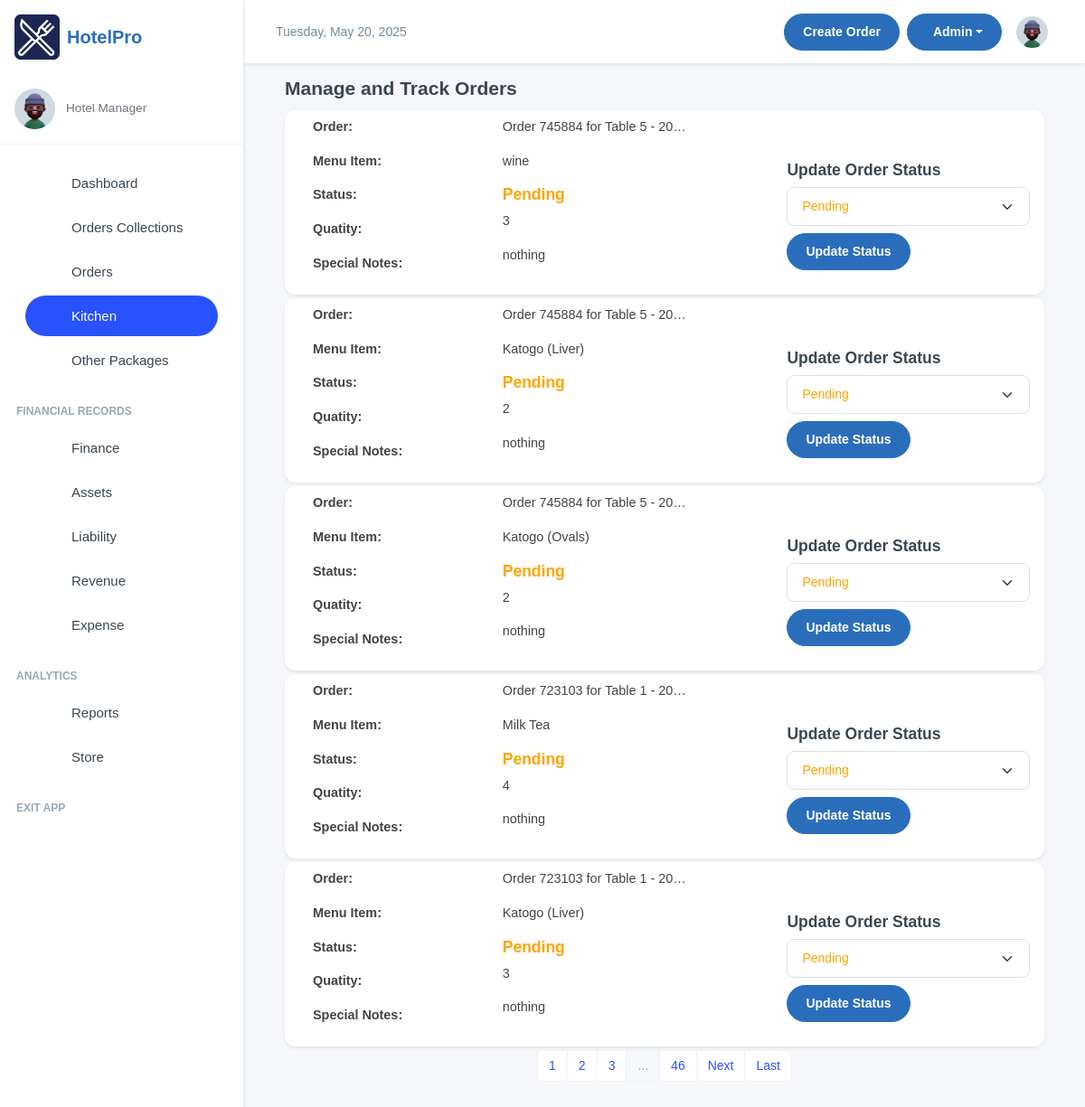
Page /kitchen/ on the earlier database version.
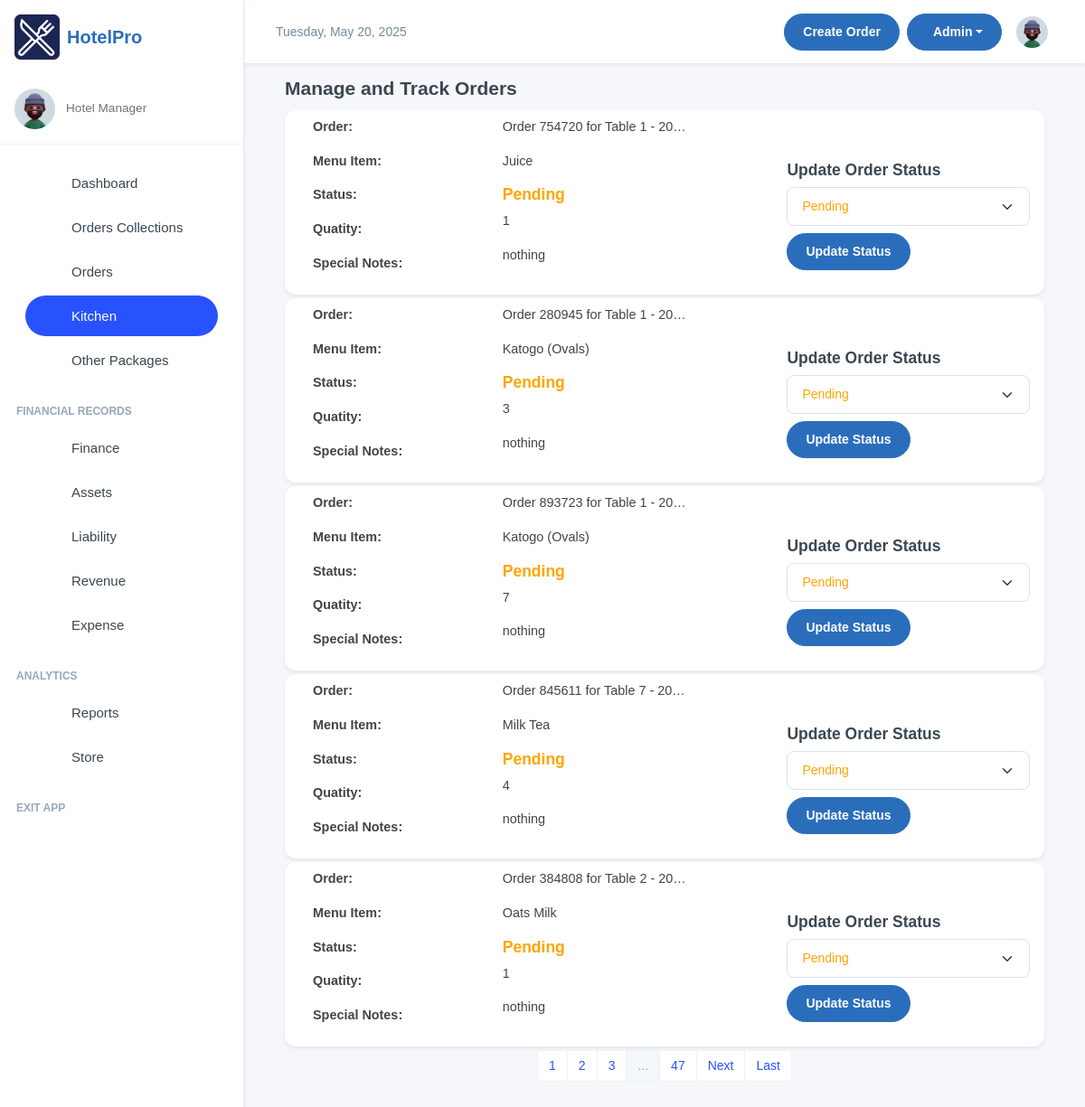
Same page on the later database version.
### inventory/models.py (models this page shows, shortened)
class OrderItem(models.Model):
    ORDER_TYPE_CHOICES = [
        ('Dine-In', 'Dine-In'),
        ('Take-Away', 'Take-Away'),
    ]
    SPECIAL_NOTES_CHOICES = [
        ('strongly spiced', 'strongly spiced'),
        ('midly spiced', 'midly spiced'),
       ( 'chips' , 'chips'),
       ('rice','rice'),
        ('posho', 'posho'),
       ( 'rice_posho','rice_posho' ),
        ('chips_rice', 'chips_rice'),
       ( 'rice_posho', 'rice_posho'),
        ('chips_posho', 'chips_posho')
    ]
    order = models.ForeignKey(OrderTransaction, on_delete=models.CASCADE, related_name='order_items')
    menu_item = models.ForeignKey(MenuItem, on_delete=models.CASCADE, null=True, blank=True)
    order_date = models.DateTimeField(auto_now_add=True)
    customer_name = models.CharField(max_length=255, blank=True, null=True, default="FishPoint Customer")
    dining_area = models.ForeignKey(DiningArea, on_delete=models.SET_NULL, null=True, blank=True)
    table = models.ForeignKey(Table, on_delete=models.SET_NULL, null=True, blank=True)
    total_price =  models.DecimalField(max_digits=10, decimal_places=2, default=Decimal('0.00'))
    quantity = models.IntegerField(blank=True, null=True)
    status = models.CharField(
        max_length=50, default='Pending',
        choices=[('Pending', 'Pending'), ('Preparing', 'Preparing'), ('Cooked', 'Completed'), ('Served', 'Served'), ('Cancelled', 'Cancelled')]
    )
    special_notes = models.CharField(
        default="nothing",
        max_length=50, blank=True, null=True,
        choices=SPECIAL_NOTES_CHOICES
        )
    order_type = models.CharField(
        max_length=10,
        choices=ORDER_TYPE_CHOICES,
        default='Dine-In'
    )
    updated = models.DateField(auto_now=True, blank=True, null=True)
    class Meta:
        verbose_name = 'Order Item'
        verbose_name_plural = 'Order Items'
        ordering = ['-order_date']

class OrderTransaction(models.Model):
    pay_mode = (
        ("NO PAYMENT", "NO PAYMENT"),
        ("CASH", "CASH"),
        ("MOMO PAY", "MOMO PAY"),
        ("AIRTEL PAY", "AIRTEL PAY"),
        ("BANK CARD", "BANK CARD"),
    )
    random_id = models.CharField(max_length=6, unique=True, editable=False, default=generate_random_id)
    customer_name = models.CharField(max_length=255, blank=True, null=True, default="FishPoint Customer")
    dining_area = models.ForeignKey(DiningArea, on_delete=models.SET_NULL, null=True, blank=True)
    table = models.ForeignKey(Table, on_delete=models.SET_NULL, null=True, blank=True )
    special_notes = models.TextField(default="Null")
    created = models.DateField(auto_now_add=True, blank=True, null=True)
    payment_mode = models.CharField(default="NO PAYMENT", max_length=50, choices=pay_mode)
    transaction_id = models.CharField(blank=True, null=True, max_length=100)
    created_by = models.ForeignKey(User, on_delete=models.SET_NULL, null=True, blank=True)
    updated = models.DateField(auto_now=True, blank=True, null=True)
    class Meta:
        ordering = ['-created']
    def __str__(self):
        if self.table and self.dining_area:
            return f"Order {self.random_id} for Table {self.table.table_number} in {self.dining_area.name} - {self.created}"
        elif self.table:
            return f"Order {self.random_id} for Table {self.table.table_number} - {self.created}"
        else:
            return f"Order {self.random_id} - {self.created}"

class Table(models.Model):
    table_number = models.IntegerField()
    dining_area = models.ForeignKey(DiningArea, on_delete=models.CASCADE, related_name='tables')
    capacity = models.IntegerField()  # Number of seats at the table
    is_available = models.BooleanField(default=True)

class MenuItem(models.Model):
    category = models.ForeignKey(Category, on_delete=models.CASCADE, related_name="menu_items")
    name = models.CharField(max_length=100)
    description = models.TextField()
    price = models.DecimalField(max_digits=10, decimal_places=2, default=Decimal('0.00'))
    is_available = models.BooleanField(default=True)
    image_url = models.ImageField(blank=True, null=True, upload_to="menu_items")
    def __str__(self):
        return self.name

### kitchen/views.py (the view)
# urls.py: path('kitchen/', include('kitchen.urls')),
def kitchen(request):
    orders = OrderItem.objects.all()
    paginator = Paginator(orders, 5)
    page_number = request.GET.get('page')
    orders = paginator.get_page(page_number)
    return render(request, "kitchen.html", {"orders": orders})

### kitchen/templates/kitchen.html (shortened to what this page needs)
{% extends 'base.html' %}
{% block content %}
<div class="container">
    <div class="card-body">
        <div class="row">
            <h4 class="fw-semibold mb-2">Manage and Track Orders</h4>
            <div class="container">
                {% if orders %}
                    {% for order in orders %}
                    <div class="card my-1">
                        <div class="row my-2 ms-3">
                            <div class="col-3">
                                <p class="fw-bolder">Order:</p>
                                <p class="fw-bolder">Menu Item:</p>
                                <p class="fw-bolder">Status:</p>
                                <p class="fw-bolder">Quatity:</p>
                                <p class="fw-bolder">Special Notes:</p>
                            </div>
                            <div class="col">
                                <p>{{ order.order|truncatechars:30 }}</p>
                                <p>{{ order.menu_item }}</p>
                                <h5 class="fw-bolder status-text {% if order.status == 'Pending' %}status-pending
                                            {% elif order.status == 'Preparing' %}status-preparing
                                            {% elif order.status == 'Served' %}status-served
                                            {% elif order.status == 'Cooked' %}status-completed
                                            {% elif order.status == 'Cancelled' %}status-cancelled
                                            {% endif %}">
                                    {{ order.status }}
                                </h5>
                                <p> {{ order.quantity }}</p>
                                <p>{{ order.special_notes|default:"N/A" }}</p>
                            </div>
                            <div class="col mx-3">
                                <h5 class="mt-5">Update Order Status</h5>
                                <form action="/kitchen/update_order_status/{{order.id}}/" method="post">
                                    <select name="status" class="form-select mb-2 order-status-select" data-order-id="{{ order.id }}">
                                        <option value="Pending" {% if order.status == "Pending" %}selected{% endif %}>Pending</option>
                                    </select>
                                    <button type="submit" class="btn btn-md btn-primary">Update Status</button>
                                </form>
                            </div>
                        </div>
                    </div>
                    {% endfor %}
                {% else %}
                    <p>No orders available at the moment.</p>
                {% endif %}
            </div>
        </div>
    </div>
</div>
<nav aria-label="Page navigation">
    <ul class="pagination justify-content-center">
        {% for page_num in orders.paginator.page_range %}
            {% if page_num >= orders.number|add:-2 and page_num <= orders.number|add:2 %}
            <li class="page-item {% if page_num == orders_list.number %}active{% endif %}">
                <a class="page-link" href="?page={{ page_num }}">{{ page_num }}</a>
            </li>
            {% elif page_num == 1 or page_num == orders.paginator.num_pages %}
            <li class="page-item">
                <a class="page-link" href="?page={{ page_num }}">{{ page_num }}</a>
            </li>
            {% elif page_num == orders.number|add:-3 or page_num == orders.number|add:3 %}
            <li class="page-item disabled"><span class="page-link">...</span></li>
            {% endif %}
        {% endfor %}
        {% if orders.has_next %}
        <li class="page-item">
            <a class="page-link" href="?page={{ orders.next_page_number }}">Next</a>
        </li>
        <li class="page-item">
            <a class="page-link" href="?page={{ orders.paginator.num_pages }}">Last</a>
        </li>
        {% endif %}
    </ul>
</nav>
{% endblock content %}

Differences in the rows shown:
no longer on this page (row unchanged): OrderItem: order "Order 745884 for Table 5 - 20…", menu_item "wine", status "Pending", quantity "3", special_notes "nothing"
no longer on this page (row unchanged): OrderItem: order "Order 745884 for Table 5 - 20…", menu_item "Katogo (Liver)", status "Pending", quantity "2", special_notes "nothing"
no longer on this page (row unchanged): OrderItem: order "Order 745884 for Table 5 - 20…", menu_item "Katogo (Ovals)", status "Pending", quantity "2", special_notes "nothing"
no longer on this page (row unchanged): OrderItem: order "Order 723103 for Table 1 - 20…", menu_item "Milk Tea", status "Pending", quantity "4", special_notes "nothing"
no longer on this page (row unchanged): OrderItem: order "Order 723103 for Table 1 - 20…", menu_item "Katogo (Liver)", status "Pending", quantity "3", special_notes "nothing"
added OrderItem: order "Order 754720 for Table 1 - 20…", menu_item "Juice", status "Pending", quantity "1", special_notes "nothing"
added OrderItem: order "Order 280945 for Table 1 - 20…", menu_item "Katogo (Ovals)", status "Pending", quantity "3", special_notes "nothing"
added OrderItem: order "Order 893723 for Table 1 - 20…", menu_item "Katogo (Ovals)", status "Pending", quantity "7", special_notes "nothing"
added OrderItem: order "Order 845611 for Table 7 - 20…", menu_item "Milk Tea", status "Pending", quantity "4", special_notes "nothing"
added OrderItem: order "Order 384808 for Table 2 - 20…", menu_item "Oats Milk", status "Pending", quantity "1", special_notes "nothing"
Other differences:
new list line: "47"
list line gone: "46"
